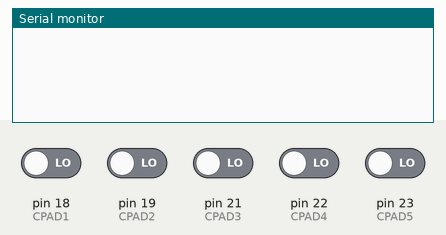
Recording of a sketch running on a simulated Arduino Mega 2560, built with avr-gcc and run on an emulated ATmega2560. On the bench: the last lines printed to the serial monitor. The inputs (shaded band) are chosen by the test bench; at power-on: pin 18 (CPAD1), pin 19 (CPAD2), pin 21 (CPAD3), pin 22 (CPAD4), pin 23 (CPAD5) LOW.

Above: at 1.2 s.
1.3 s: pin 18 (CPAD1) driven HIGH
At 1.9 s:
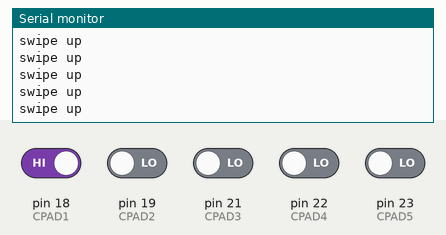
3.2 s: pin 19 (CPAD2) driven HIGH
At 3.8 s:
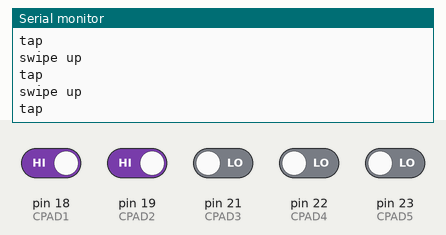
4.7 s: pin 21 (CPAD3) driven HIGH
At 5.4 s:
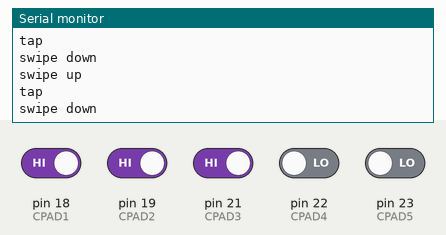
6.2 s: pin 22 (CPAD4) driven HIGH
At 6.7 s:
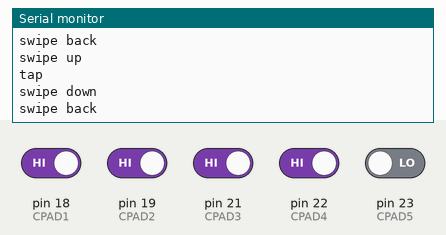
7.7 s: pin 23 (CPAD5) driven HIGH
At 8.4 s:
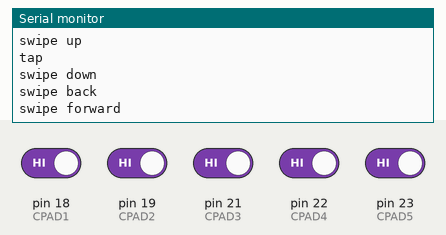

The sketch:

capTouch_test.ino
```cpp
#define CPAD1 18 //swipe up
#define CPAD2 19 //tap
#define CPAD3 21 //swipe down
#define CPAD4 22 //swipe back
#define CPAD5 23 //swipe forward

void setup() {
  // put your setup code here, to run once:
  Serial.begin(115200);
  pinMode(CPAD1, INPUT);
  pinMode(CPAD2, INPUT);
  pinMode(CPAD3, INPUT);
  pinMode(CPAD4, INPUT);
  pinMode(CPAD5, INPUT);
}

void loop() {
  // put your main code here, to run repeatedly:
//  Serial.println("swipe up:");
//  Serial.println(digitalRead(CPAD1));
//  Serial.println("tap:");
//  Serial.println(digitalRead(CPAD2));
  if (digitalRead(CPAD1)) {
    Serial.println("swipe up");
  }
  if (digitalRead(CPAD2)) {
    Serial.println("tap");
  }
  if (digitalRead(CPAD3)) {
    Serial.println("swipe down");
  }
  if (digitalRead(CPAD4)) {
    Serial.println("swipe back");
  }
  if (digitalRead(CPAD5)) {
    Serial.println("swipe forward");
  }
  delay(10);
}
```

Measured:
- after the input at 1.3 s, the serial monitor: prints a new line at once (image 1)
- after the input at 3.2 s, the serial monitor: prints a new line at once (image 2)
- after the input at 4.7 s, the serial monitor: prints a new line at once (image 3)
- after the input at 6.2 s, the serial monitor: prints a new line at once (image 4)
- after the input at 7.7 s, the serial monitor: prints a new line at once (image 5)
